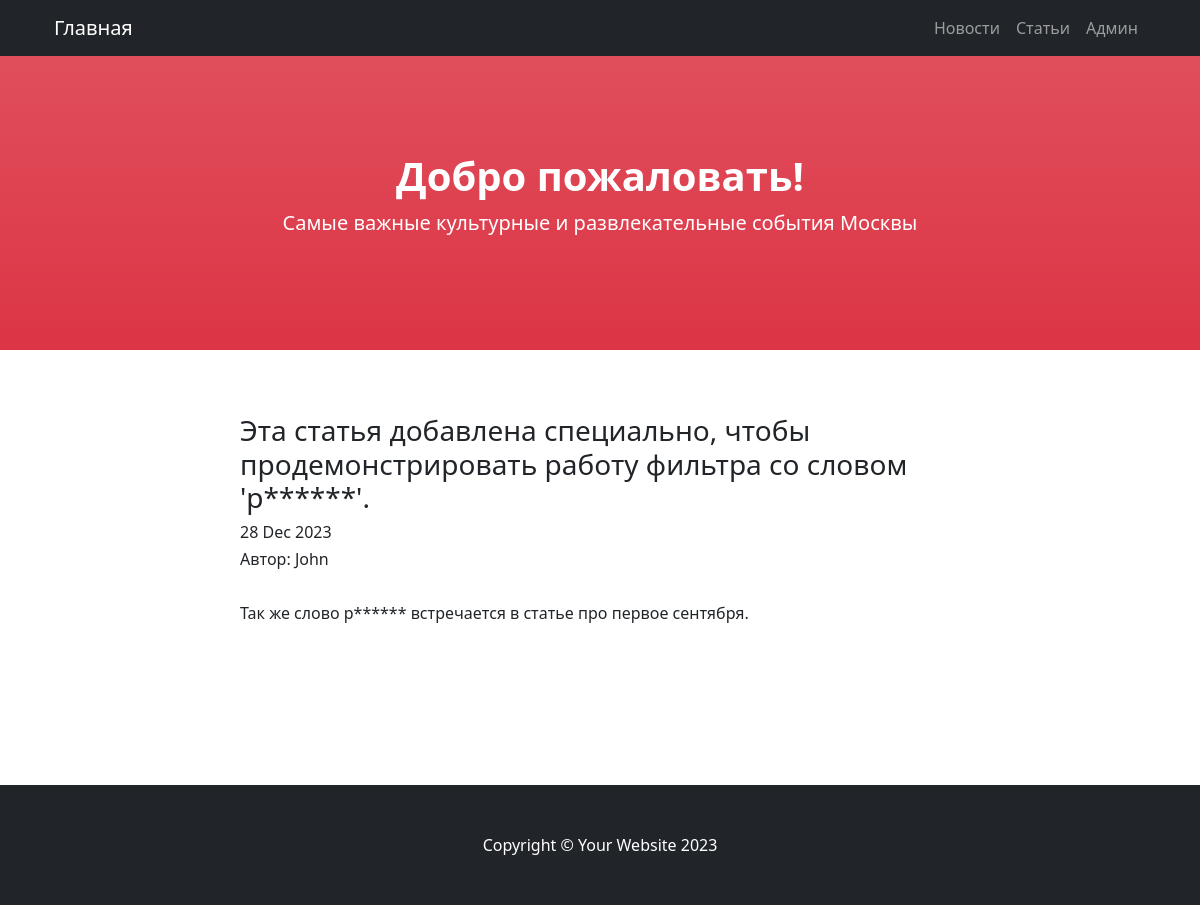
The app's page /posts/5 with its own data.
### News/models.py (models this page shows, shortened)
class Post(models.Model):
    PREVIEW_LENGTH = 124
    news = 'NE'
    article = 'AR'
    ITEM_TYPE = [(news, 'news'),
                 (article, 'article')]
    type = models.CharField(max_length=2, choices=ITEM_TYPE, default=news)
    add_date = models.DateTimeField(auto_now_add=True)
    title = models.CharField(max_length=150)
    content = models.TextField()
    rating = models.IntegerField(default=0)
    author = models.ForeignKey(Author, on_delete=models.PROTECT)
    category = models.ManyToManyField(Category, through='PostCategory')

class Author(models.Model):
    rating = models.IntegerField(default=0)
    user = models.OneToOneField(User, on_delete=models.CASCADE)

### News/views.py (the view)
# urls.py: path('<int:pk>', PostDetail.as_view()),
class PostDetail(DetailView):
    model = Post
    template_name = 'post.html'
    context_object_name = 'post'

### News/templatetags/custom_filters.py (called while the page is built)
def censor_repl(word: (re.Match, str)) -> (re.Match, str):
    if isinstance(word, re.Match):
        return word.group()[0] + '*' * (word.end() - word.start() - 1)
    elif isinstance(word, str):
        return word[0] + '*' * (len(word) - 1)
    else:
        raise CensorException('Filter can work only with str format')

@register.filter()
def censor(value: str) -> str:
    try:
        if not isinstance(value, str):
            raise CensorException('Filter can work only with str format')
        pattern = re.compile(fr"\b{BAD_WORD}[а-я]{{0,3}}\b", re.IGNORECASE)
        result = re.sub(pattern, censor_repl, value)
        return result
    except CensorException as error:
        print(error)
        pass

### templates/post.html (shortened to what this page needs)
{% extends 'flatpages/default.html' %}
{% load custom_filters %}
{% block content %}
    <h3>{{ post.title|censor }}</h3>
    <h6>{{ post.add_date|date:'d M Y' }}</h6>
    <h6>Автор: {{ post.author.user.username }}</h6>
    <br>
    <p style="white-space: break-spaces;">{{ post.content|censor }}</p>
{% endblock content %}

### records on screen
Post: title|censor "Эта статья добавлена специально, чтобы продемонстрировать работу фильтра со словом 'р******'.", add_date "28 Dec 2023", author.user.username "John", content|censor "Так же слово р****** встречается в статье про первое сентября."
